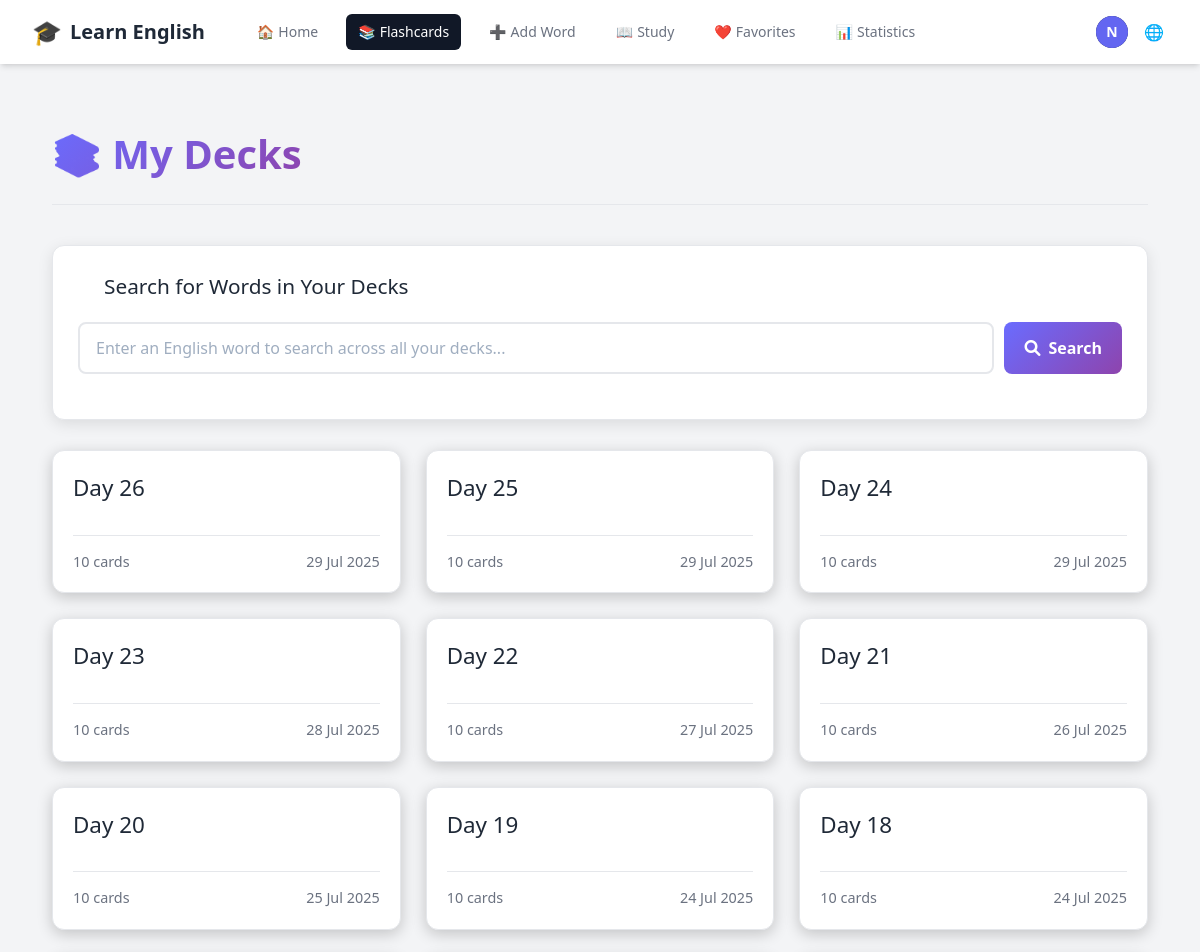
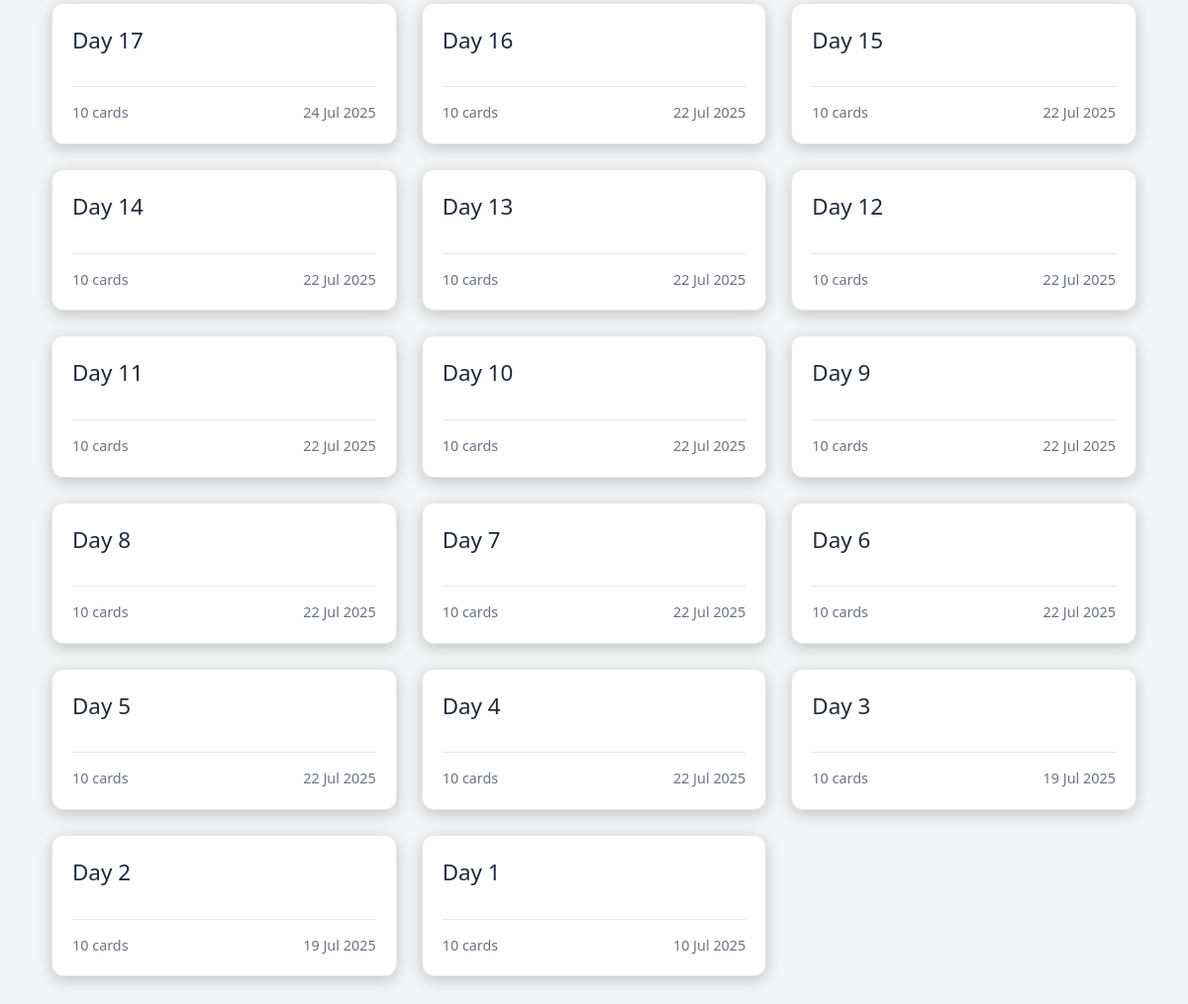
The page /decks/ (signed in) on the database its author committed (2 pictures, top to bottom).
### accounts/models.py (models this page shows, shortened)
class CustomUser(AbstractUser):
    email = models.EmailField(unique=True)
    username = None  # Remove username field
    USERNAME_FIELD = 'email'
    REQUIRED_FIELDS = []
    objects = CustomUserManager()

### vocabulary/models.py (models this page shows, shortened)
class Deck(models.Model):
    user = models.ForeignKey(settings.AUTH_USER_MODEL, on_delete=models.CASCADE, related_name='decks')
    name = models.CharField(max_length=255)
    created_at = models.DateTimeField(auto_now_add=True)
    class Meta:
        ordering = ['-created_at']
        unique_together = ['user', 'name']

### vocabulary/views.py (the view)
# urls.py: path('decks/', views.deck_list, name='deck_list'),
@login_required
def deck_list(request):
    decks = Deck.objects.filter(user=request.user).annotate(
        card_count=Count('flashcards')
    ).order_by('-created_at')
    context = {
        'decks': decks
    }
    return render(request, 'vocabulary/deck_list.html', context)

### vocabulary/context_processors.py (called while the page is built)
    def _(message):
        return str(message)

### vocabulary/templates/vocabulary/deck_list.html (shortened to what this page needs)
{% extends "base.html" %}
{% block content %}
<div class="deck-list-page">
    <div class="page-header">
        <h1>📚 {{ manual_texts.my_decks }}</h1>
    </div>
    <div class="search-section">
        <div class="search-header">
            <i class="fas fa-search"></i>
            <h3>Search for Words in Your Decks</h3>
        </div>
        <div class="search-input-container">
            <input
                type="text"
                id="wordSearchInput"
                class="search-input"
                placeholder="Enter an English word to search across all your decks..."
                autocomplete="off"
            >
            <button id="searchBtn" class="search-btn">
                <i class="fas fa-search"></i>
                Search
            </button>
        </div>
    </div>
    {% if decks %}
        <div class="deck-grid">
            {% for deck in decks %}
                <a href="{% url 'deck_detail' deck.id %}" class="deck-card">
                    <div>
                        <h2>{{ deck.name }}</h2>
                    </div>
                    <div class="deck-info">
                        <span>{{ deck.card_count }} {{ manual_texts.cards_text }}</span>
                        <span class="created-date">{{ deck.created_at|date:"d M Y" }}</span>
                    </div>
                </a>
            {% endfor %}
        </div>
    {% else %}
        <div class="no-decks">
            <h2>{{ manual_texts.no_decks_yet }}</h2>
            <p>{{ manual_texts.get_started_by }} <a href="{% url 'add_flashcard' %}">{{ manual_texts.adding_flashcards }}</a>!</p>
        </div>
    {% endif %}
</div>
{% endblock %}

### vocabulary/templates/base.html (shortened to what this page needs)
{% load i18n %} {% load static %}
<!DOCTYPE html>
<html lang="{{ LANGUAGE_CODE }}">
  <head>
    <script src="https://cdn.tailwindcss.com"></script>
    <link rel="stylesheet" type="text/css" href="{% static 'css/main.css' %}" />
    <link
      rel="stylesheet"
      href="https://cdnjs.cloudflare.com/ajax/libs/font-awesome/6.0.0-beta3/css/all.min.css"
    />
  </head>
  <body class="bg-gray-100 dark:bg-gray-900">
    <nav class="bg-white dark:bg-gray-800 shadow-md">
      <div class="max-w-7xl mx-auto px-4 sm:px-6 lg:px-8">
        <div class="flex items-center justify-between h-16">
          <div class="flex items-center">
            <a
              href="{% if user.is_authenticated %}{% url 'dashboard' %}{% else %}{% url 'account_login' %}{% endif %}"
              class="flex-shrink-0 flex items-center space-x-2"
            >
              <span class="text-2xl">🎓</span>
              <span class="text-xl font-bold text-gray-800 dark:text-white"
                >{{ manual_texts.learn_english }}</span
              >
            </a>
            <div class="hidden md:block">
              <div class="ml-10 flex items-baseline space-x-4">
                {% if user.is_authenticated %}
                <a
                  href="{% url 'dashboard' %}"
                  class="{% if request.resolver_match.url_name == 'dashboard' %}bg-gray-900 text-white{% else %}text-gray-500 dark:text-gray-300 hover:bg-gray-700 hover:text-white{% endif %} px-3 py-2 rounded-md text-sm font-medium flex items-center space-x-1"
                  id="nav-home"
                >
                  <span class="nav-icon">🏠</span>
                  <span>{{ manual_texts.home }}</span>
                </a>
                <a
                  href="{% url 'deck_list' %}"
                  class="{% if request.resolver_match.url_name == 'deck_list' or request.resolver_match.url_name == 'deck_detail' %}bg-gray-900 text-white{% else %}text-gray-500 dark:text-gray-300 hover:bg-gray-700 hover:text-white{% endif %} px-3 py-2 rounded-md text-sm font-medium flex items-center space-x-1"
                  id="nav-flashcards"
                >
                  <span class="nav-icon">📚</span>
                  <span>{{ manual_texts.flashcards }}</span>
                </a>
                <a
                  href="{% url 'add_flashcard' %}"
                  class="{% if request.resolver_match.url_name == 'add_flashcard' %}bg-gray-900 text-white{% else %}text-gray-500 dark:text-gray-300 hover:bg-gray-700 hover:text-white{% endif %} px-3 py-2 rounded-md text-sm font-medium flex items-center space-x-1"
                  id="nav-add-word"
                >
                  <span class="nav-icon">➕</span>
                  <span>{{ manual_texts.add_word }}</span>
                </a>
                <a
                  href="{% url 'study' %}"
                  class="{% if request.resolver_match.url_name == 'study' %}bg-gray-900 text-white{% else %}text-gray-500 dark:text-gray-300 hover:bg-gray-700 hover:text-white{% endif %} px-3 py-2 rounded-md text-sm font-medium flex items-center space-x-1"
                  id="nav-study"
                >
                  <span class="nav-icon">📖</span>
                  <span>{{ manual_texts.study }}</span>
                </a>
                <a
                  href="{% url 'favorites' %}"
                  class="{% if request.resolver_match.url_name == 'favorites' %}bg-gray-900 text-white{% else %}text-gray-500 dark:text-gray-300 hover:bg-gray-700 hover:text-white{% endif %} px-3 py-2 rounded-md text-sm font-medium flex items-center space-x-1"
                  id="nav-favorites"
                >
                  <span class="nav-icon">❤️</span>
                  <span>{{ manual_texts.favorites|default:"Favorites" }}</span>
                </a>
                <a
                  href="{% url 'statistics' %}"
                  class="{% if request.resolver_match.url_name == 'statistics' %}bg-gray-900 text-white{% else %}text-gray-500 dark:text-gray-300 hover:bg-gray-700 hover:text-white{% endif %} px-3 py-2 rounded-md text-sm font-medium flex items-center space-x-1"
                  id="nav-statistics"
                >
                  <span class="nav-icon">📊</span>
                  <span>{{ manual_texts.statistics }}</span>
                </a>
                {% endif %}
              </div>
            </div>
          </div>
          <div class="hidden md:block">
            <div class="ml-4 flex items-center md:ml-6">
              {% if user.is_authenticated %}
              <div class="ml-3 relative">
                <div>
                  <button
                    type="button"
                    id="user-toggle"
                    class="max-w-xs bg-gray-800 rounded-full flex items-center text-sm focus:outline-none focus:ring-2 focus:ring-offset-2 focus:ring-offset-gray-800 focus:ring-white"
                    aria-expanded="false"
                    aria-haspopup="true"
                  >
                    <div
                      class="h-8 w-8 rounded-full bg-indigo-500 flex items-center justify-center text-white font-bold"
                    >
                      {{ user.email|slice:":1"|upper }}
                    </div>
                  </button>
                </div>
              </div>
              {% endif %}
              <div class="ml-3 relative">
                <div>
                  <button
                    type="button"
                    id="lang-toggle"
                    class="bg-white dark:bg-gray-800 p-1 rounded-full text-gray-400 dark:text-gray-300 hover:text-gray-500 dark:hover:text-white focus:outline-none focus:ring-2 focus:ring-offset-2 focus:ring-offset-gray-800 focus:ring-white"
                  >
                    <span class="nav-icon">🌐</span>
                  </button>
                </div>
              </div>
            </div>
          </div>
        </div>
      </div>
    </nav>
    <main class="py-10">
      <div class="max-w-7xl mx-auto px-4 sm:px-6 lg:px-8">
        {% block content %}{% endblock %}
      </div>
    </main>
  </body>
</html>

### static/css/main.css (style rules this page uses)
* { margin: 0; padding: 0; box-sizing: border-box; }
body { background: #18182f; color: #fff; font-family: "Segoe UI", Tahoma, Geneva, Verdana, sans-serif; line-height: 1.6; min-height: 100vh; }
.page-header { text-align: left; margin-bottom: 30px; padding-bottom: 20px; border-bottom: 1px solid var(--border-color); display: flex; justify-content: space-between; align-items: center; }
.page-header h1 { font-size: 2.2em; font-weight: 700; color: var(--text-main); }

### vocabulary/templates/base.html (style rules this page uses)
:root { --primary-color: #6a6cff; --primary-color-dark: #5859d8; --background-main: #f3f4f6; --background-secondary: #ffffff; --background-light: #ffffff; --text-main: #1f2937; --text-muted: #6b7280; --border-color: #e5e7eb; --card-background: var(--background-secondary); --card-border-color: var(--border-color); --card-text-main: var(--text-main); --card-text-muted: var(--text-muted); --card-shadow: 0 1px 3px 0 rgba(0, 0, 0, 0.1), 0 1px 2px 0 rgba(0, 0, 0, 0.06); --card-shadow-hover: 0 4px 6px -1px rgba(0, 0, 0, 0.1), 0 2px 4px -1px rgba(0, 0, 0, 0.06); }

### vocabulary/templates/vocabulary/deck_list.html (style rules this page uses)
.deck-list-page { max-width: 1200px; margin: 20px auto; padding: 0 20px; }
.page-header { text-align: center; margin-bottom: 40px; padding-bottom: 20px; border-bottom: 1px solid var(--border-color); }
.page-header h1 { font-size: 2.5em; font-weight: 700; background: linear-gradient(135deg, var(--primary-color), #8e44ad); -webkit-background-clip: text; -webkit-text-fill-color: transparent; }
.deck-grid { display: grid; grid-template-columns: repeat(auto-fill, minmax(280px, 1fr)); gap: 25px; }
.deck-card { background-color: var(--card-background); border: 1px solid var(--card-border-color); border-radius: 12px; padding: 20px; display: flex; flex-direction: column; justify-content: space-between; transition: all 0.3s ease; text-decoration: none; color: var(--card-text-main); box-shadow: 0 4px 15px rgba(0, 0, 0, 0.2); }
.deck-card h2 { font-size: 1.4em; margin-bottom: 10px; word-break: break-word; }
.deck-info { display: flex; justify-content: space-between; align-items: center; margin-top: 20px; padding-top: 15px; border-top: 1px solid var(--card-border-color); font-size: 0.9em; color: var(--card-text-muted); }
.search-section { background-color: var(--card-background); border: 1px solid var(--card-border-color); border-radius: 12px; padding: 25px; margin-bottom: 30px; box-shadow: 0 4px 15px rgba(0, 0, 0, 0.1); }
.search-header { display: flex; align-items: center; gap: 10px; margin-bottom: 20px; }
.search-header h3 { margin: 0; color: var(--text-main); font-size: 1.3em; }
.search-input-container { display: flex; gap: 10px; margin-bottom: 20px; position: relative; }
.search-input { flex: 1; padding: 12px 16px; border: 2px solid var(--card-border-color); border-radius: 8px; font-size: 1rem; background-color: #ffffff; color: #2d3748; transition: border-color 0.3s ease; }
.search-input::placeholder { color: #a0aec0; opacity: 1; }
.search-btn { padding: 12px 20px; background: linear-gradient(135deg, var(--primary-color), #8e44ad); color: white; border: none; border-radius: 8px; font-weight: 600; cursor: pointer; transition: all 0.3s ease; display: flex; align-items: center; gap: 8px; }

### rows shown on the page
CustomUser: email "N"
Deck: name "Day 26", card_count "10", cards_text "cards", created_at "29 Jul 2025"
Deck: name "Day 25", card_count "10", cards_text "cards", created_at "29 Jul 2025"
Deck: name "Day 24", card_count "10", cards_text "cards", created_at "29 Jul 2025"
Deck: name "Day 23", card_count "10", cards_text "cards", created_at "28 Jul 2025"
Deck: name "Day 22", card_count "10", cards_text "cards", created_at "27 Jul 2025"
Deck: name "Day 21", card_count "10", cards_text "cards", created_at "26 Jul 2025"
Deck: name "Day 20", card_count "10", cards_text "cards", created_at "25 Jul 2025"
Deck: name "Day 19", card_count "10", cards_text "cards", created_at "24 Jul 2025"
Deck: name "Day 18", card_count "10", cards_text "cards", created_at "24 Jul 2025"
Deck: name "Day 17", card_count "10", cards_text "cards", created_at "24 Jul 2025"
Deck: name "Day 16", card_count "10", cards_text "cards", created_at "22 Jul 2025"
Deck: name "Day 15", card_count "10", cards_text "cards", created_at "22 Jul 2025"
Deck: name "Day 14", card_count "10", cards_text "cards", created_at "22 Jul 2025"
Deck: name "Day 13", card_count "10", cards_text "cards", created_at "22 Jul 2025"
Deck: name "Day 12", card_count "10", cards_text "cards", created_at "22 Jul 2025"
Deck: name "Day 11", card_count "10", cards_text "cards", created_at "22 Jul 2025"
Deck: name "Day 10", card_count "10", cards_text "cards", created_at "22 Jul 2025"
Deck: name "Day 9", card_count "10", cards_text "cards", created_at "22 Jul 2025"
Deck: name "Day 8", card_count "10", cards_text "cards", created_at "22 Jul 2025"
Deck: name "Day 7", card_count "10", cards_text "cards", created_at "22 Jul 2025"
Deck: name "Day 6", card_count "10", cards_text "cards", created_at "22 Jul 2025"
Deck: name "Day 5", card_count "10", cards_text "cards", created_at "22 Jul 2025"
Deck: name "Day 4", card_count "10", cards_text "cards", created_at "22 Jul 2025"
Deck: name "Day 3", card_count "10", cards_text "cards", created_at "19 Jul 2025"
Deck: name "Day 2", card_count "10", cards_text "cards", created_at "19 Jul 2025"
Deck: name "Day 1", card_count "10", cards_text "cards", created_at "10 Jul 2025"

### other values the page prints
{{ manual_texts.learn_english }} "Learn English"
{{ manual_texts.home }} "Home"
{{ manual_texts.flashcards }} "Flashcards"
{{ manual_texts.add_word }} "Add Word"
{{ manual_texts.study }} "Study"
{{ manual_texts.favorites|default:"Favorites" }} "Favorites"
{{ manual_texts.statistics }} "Statistics"
{{ manual_texts.my_decks }} "My Decks"
